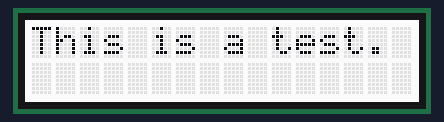
Recording of a program running on a simulated Raspberry Pi (BCM pin numbers). Shown: 16×2 character LCD. Library files of the repository ran but are not shown: Adafruit.py. At 5.1 s the program stops and its outputs stay as they are.

Above: at 2.1 s.

The program:

Display.py
```python
#!/usr/bin/python


import time
import Adafruit
from Adafruit_CharLCDPlate import Adafruit_CharLCDPlate


class Display():

	def __init__(self):
		self.lcd = Adafruit_CharLCDPlate(busnum=1)

	def clear(self):
		self.lcd.clear()

	def start(self):
		self.lcd.begin(16, 2)
		self.lcd.backlight(self.lcd.ON)

	def stop(self):
		self.clear()
		self.lcd.backlight(self.lcd.OFF)

	def message(self, message=""):
		self.start()
		self.lcd.message(message)

	def button_pressed(self, button=None):
		if self.lcd.buttonPressed(button):
			time.sleep(.2)
			return(True)
		else:
			return(False)

	def button_left(self):
		return(self.button_pressed(self.lcd.LEFT))

	def button_right(self):
		return(self.button_pressed(self.lcd.RIGHT))

	def button_up(self):
		return(self.button_pressed(self.lcd.UP))

	def button_down(self):
		return(self.button_pressed(self.lcd.DOWN))

	def button_select(self):
		return(self.button_pressed(self.lcd.SELECT))

	def blink_cursor(self):
		self.lcd.blink()

	def move_cursor(self, col=0, row=0):
		self.lcd.setCursor(col, row)


# basic tests
if __name__ == '__main__':
	display = Display()

	display.start()
	time.sleep(1)

	display.stop()
	time.sleep(1)

	display.message("This is a test.")
	time.sleep(1)

	display.clear()
	time.sleep(1)

	display.stop()
	time.sleep(1)
```

Measured:
- what the display in image 0 shows lasts 1.0 s, from 2.1 s to 3.1 s
